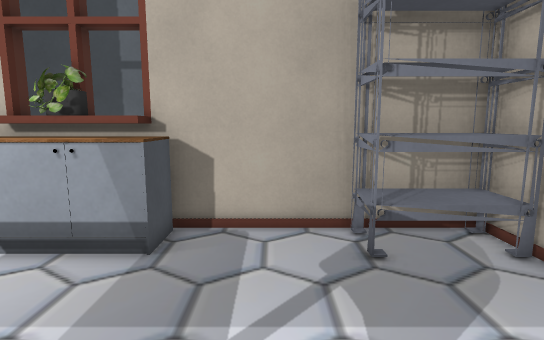
view 1 (above)

23 first-person views from a walk through a 3-D level made in the Godot game engine. The camera is 1.4 m above the floor, tilts 8° down and sees 80° across. The floor is counted in squares, 0.5 m on a side. Each view is taken from the middle of a square. On the plan, view 1 faces up. The plan holds only what a view shows up to about 20 squares ahead; the rest is blank. The place goes on beyond the plan. Flat picture figures and markers are not drawn. Some surface patterns are stand-ins.

view 2
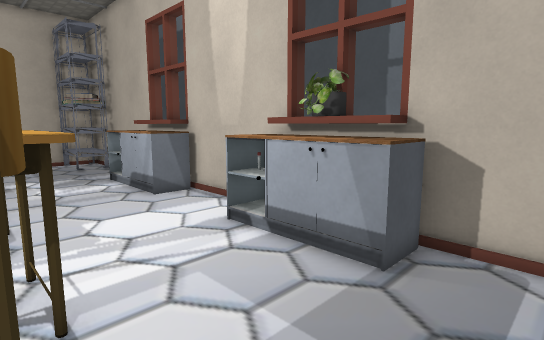

view 3
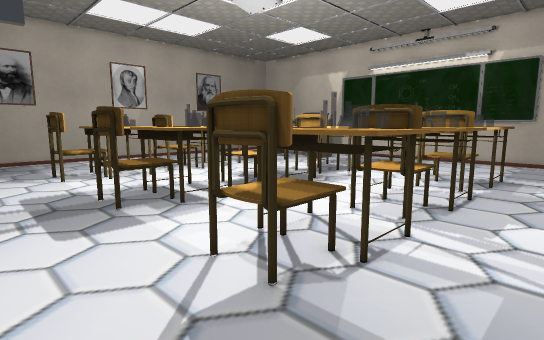

view 4
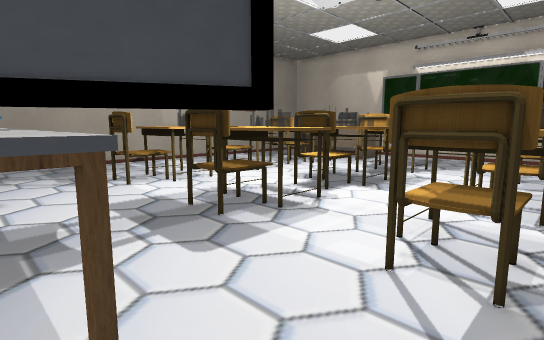

view 5
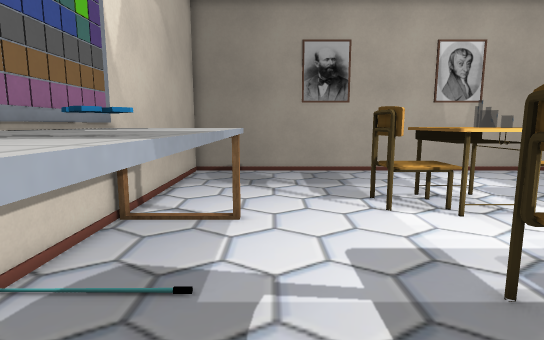

view 6
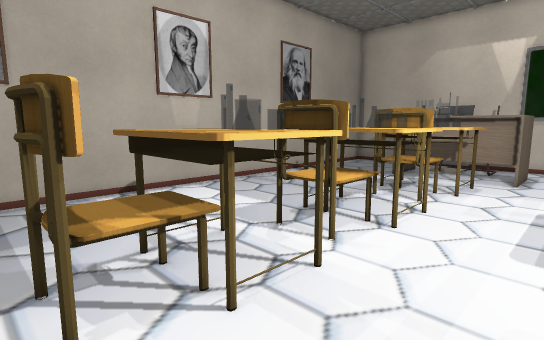

view 7
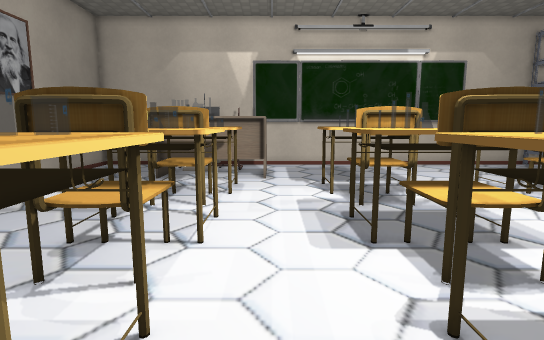

view 8
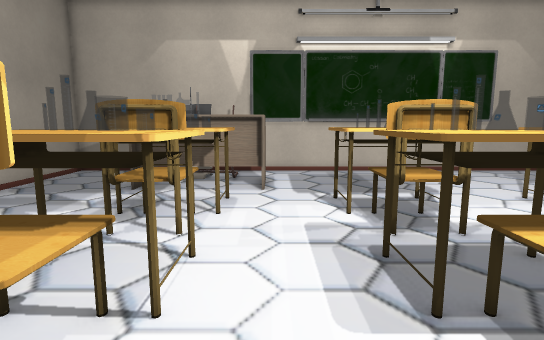

view 9
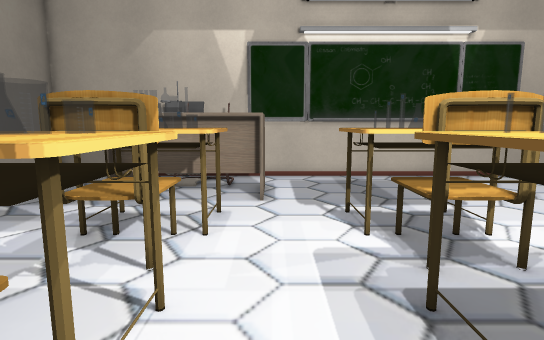

view 10
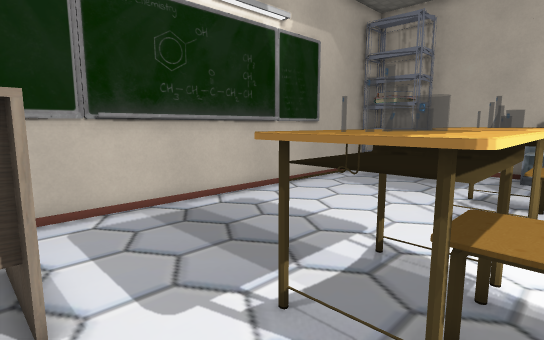

view 11
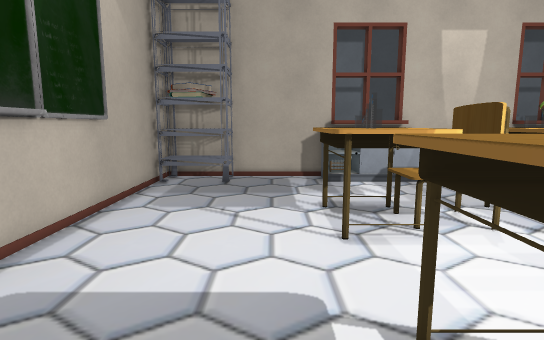

view 12
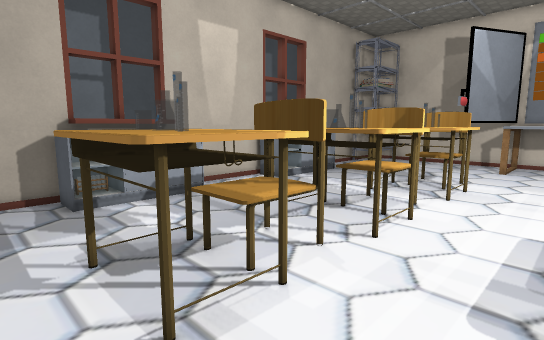

view 13
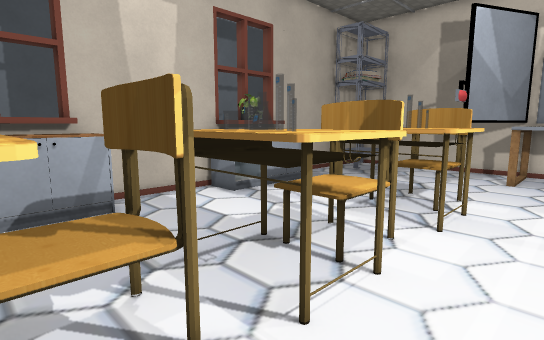

view 14
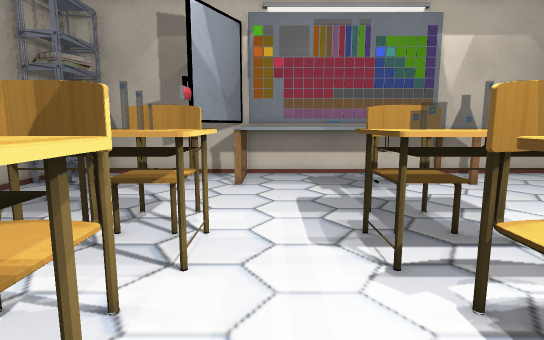

view 15
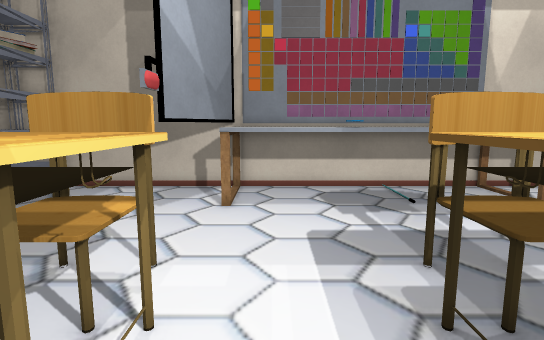

view 16
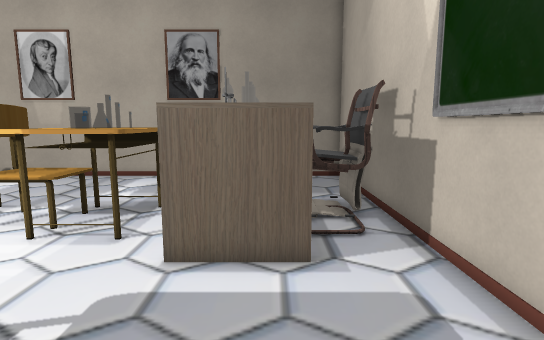

view 17
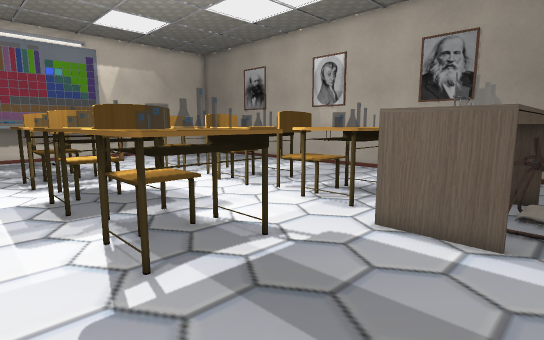

view 18
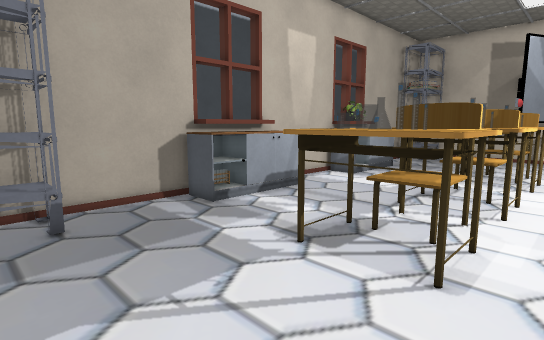

view 19
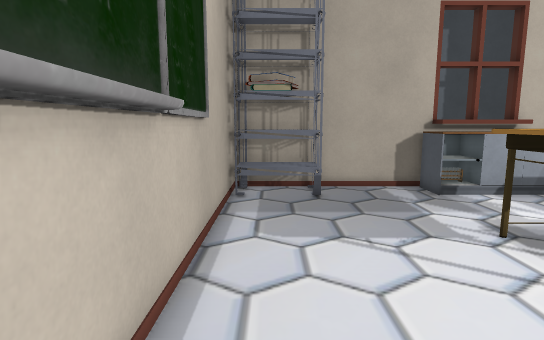

view 20
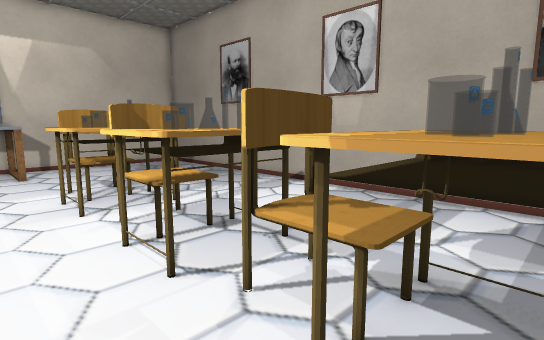

view 21
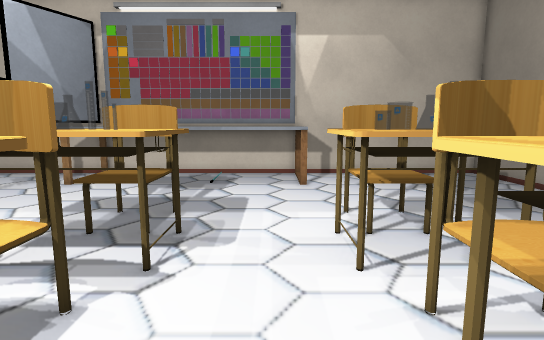

view 22
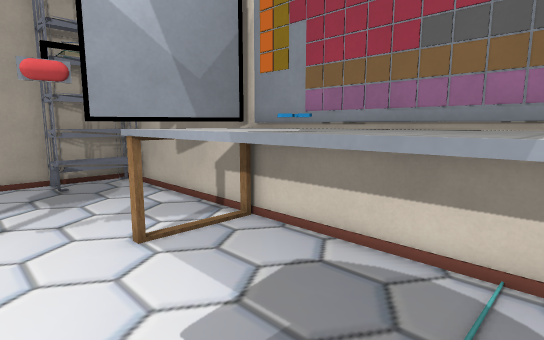

view 23
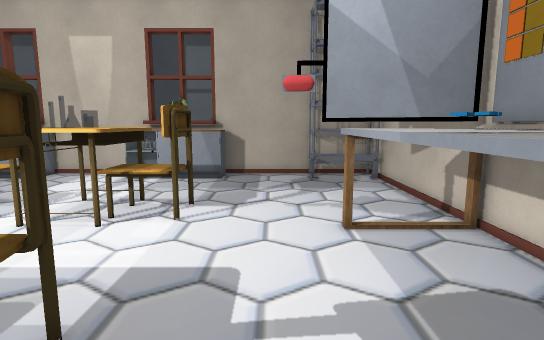

### Floor plan
Key: @ floor where view 1 was taken; # wall or solid block; . floor; = window, fence, low wall or low ledge; ^ raised ledge; P plant; S shelf; E desk; C chair; T thing the floor can be seen under or through; F flag; O other object.
Columns run from 26 left of view 1 to 6 right of it. Each row starts with its distance up from view 1.
  9 #################################
  8 #SSSS....^^^^^=...=^PP^^....SSSS#
  7 #SSSS....^^^^^.....^^P^^....SSSS#
  6 #S..S.......................SSSS#
  5 #...............................#
  4 #...............................#
  3 #...............................#
  2 #......EEEE..EEEE..EEEE.........#
  1 #......EE CCCE  CCCE ECC........#
  0 #......EE CCCE ECCC  ECC..@.TTT.#
 -1 #......EEEECCEEECC.EEECC....^^^##
 -2 ##......EEE..EEEE..EEE......^^^^#
 -3 ##..........................^^^^#
 -4 ##..........................^^^^#
 -5 ##.....EEEE..EEEE..EEE......^^^^#
 -6 ##.....EE ECCEOOCCCE ECC....F^^^#
 -7 ##.....EE CCCEOECCC  ECC....^^^^#
 -8 ##.....EEEECCEOECCCEEECC....^^^^#
 -9 #......EEEE..EEEE..EEE......^^^^#
-10 #...........................^^^^#
-11 #...EEE.....................^  ^#
-12 #..E  E.EEE..EEEE..EEE......^^^^#
-13 #CCC  EEEOECCEOECC.EOECC........#
-14 #CCC  EEEOCCCEOOCCCOOECC........#
-15 #CCC OO EOCCCEOECCCEOECC........#
-16 #CCC OO EEE..EEEE..EEEE.........#
-17 # C E E.........................#
-18 #...............................#
-19 #...............................#
-20 #...............................#
-21 #...............................#
-22 #...............................#
-23 #################################

Positions as (right, up) in squares from view 1, and headings:
1: (0, 0), facing up
2: (0, 1), facing up-left
3: (1, 5), facing down-left
4: (3, 2), facing down-left
5: (1, -3), facing down
6: (-2, -9), facing down-left
7: (-3, -11), facing left
8: (-6, -11), facing left
9: (-8, -11), facing left
10: (-15, -12), facing up-left
11: (-20, -9), facing up
12: (-20, -5), facing up-right
13: (-16, -4), facing up-right
14: (-13, -3), facing right
15: (-9, -3), facing right
16: (-22, -5), facing down
17: (-24, -3), facing down-right
18: (-24, -3), facing up-right
19: (-24, -6), facing up
20: (-18, -10), facing down-right
21: (-13, -11), facing right
22: (-1, -9), facing up-right
23: (0, -10), facing up
